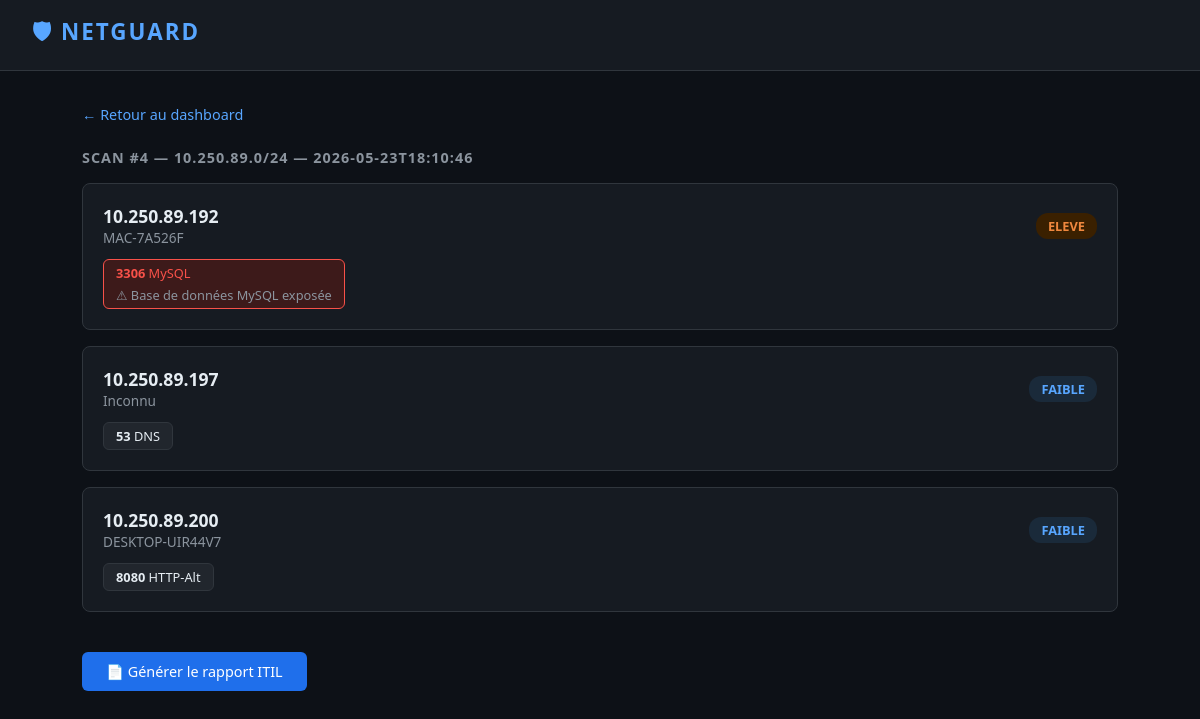
Screenshot of /scan/4 with the database file from the repository.
### tables this page shows
CREATE TABLE scans (
            id          INTEGER PRIMARY KEY AUTOINCREMENT,
            network     TEXT NOT NULL,
            scan_date   TEXT NOT NULL,
            total_hosts INTEGER DEFAULT 0,
            total_risks INTEGER DEFAULT 0
        );

CREATE TABLE hosts (
            id          INTEGER PRIMARY KEY AUTOINCREMENT,
            scan_id     INTEGER NOT NULL,
            ip          TEXT NOT NULL,
            hostname    TEXT,
            risk_level  TEXT,
            scan_time   TEXT,
            FOREIGN KEY (scan_id) REFERENCES scans(id)
        );

CREATE TABLE ports (
            id            INTEGER PRIMARY KEY AUTOINCREMENT,
            host_id       INTEGER NOT NULL,
            port          INTEGER NOT NULL,
            service       TEXT,
            dangerous     INTEGER DEFAULT 0,
            danger_reason TEXT,
            FOREIGN KEY (host_id) REFERENCES hosts(id)
        );

### app.py (the view)
@app.route("/scan/<int:scan_id>")
def scan_detail(scan_id):
    scan = get_scan_details(scan_id)
    return render_template("detail.html", scan=scan)

### database.py (called while the page is built)
def get_scan_details(scan_id: int) -> dict:
    conn = sqlite3.connect(DB_PATH)
    conn.row_factory = sqlite3.Row
    cursor = conn.cursor()
    cursor.execute("SELECT * FROM scans WHERE id = ?", (scan_id,))
    scan = dict(cursor.fetchone())
    cursor.execute("SELECT * FROM hosts WHERE scan_id = ?", (scan_id,))
    hosts = []
    for host_row in cursor.fetchall():
        host = dict(host_row)
        cursor.execute("SELECT * FROM ports WHERE host_id = ?", (host["id"],))
        host["ports"] = [dict(p) for p in cursor.fetchall()]
        hosts.append(host)
    scan["hosts"] = hosts
    conn.close()
    return scan

### templates/detail.html (shortened to what this page needs)
<!DOCTYPE html>
<html lang="fr">
<head>
</head>
<body>
    <header>
        <h1>🛡 NETGUARD</h1>
    </header>
    <div class="container">
        <a href="/" class="back">← Retour au dashboard</a>
        <h2>Scan #{{ scan.id }} — {{ scan.network }} — {{ scan.scan_date[:19] }}</h2>
        {% for host in scan.hosts %}
        <div class="host-card">
            <div class="host-header">
                <div>
                    <div class="host-ip">{{ host.ip }}</div>
                    <div class="host-name">{{ host.hostname }}</div>
                </div>
                <span class="badge {{ host.risk_level }}">{{ host.risk_level }}</span>
            </div>
            {% if host.ports %}
            <div class="ports">
                {% for port in host.ports %}
                <div class="port-tag {% if port.dangerous %}dangerous{% endif %}">
                    <span class="port-num">{{ port.port }}</span> {{ port.service }}
                    {% if port.dangerous %}<div class="danger-detail">⚠ {{ port.danger_reason }}</div>{% endif %}
                </div>
                {% endfor %}
            </div>
            {% else %}
            <div style="color:#8b949e;font-size:0.85rem;margin-top:8px">Aucun port ouvert détecté</div>
            {% endif %}
        </div>
        {% endfor %}
        <a href="/report/{{ scan.id }}" class="report-btn">📄 Générer le rapport ITIL</a>
    </div>
</body>
</html>

### templates/detail.html (style rules this page uses)
* { margin: 0; padding: 0; box-sizing: border-box; }
body { font-family: 'Segoe UI', sans-serif; background: #0d1117; color: #e6edf3; }
header { background: #161b22; border-bottom: 1px solid #30363d; padding: 16px 32px; display: flex; align-items: center; gap: 12px; }
header h1 { font-size: 1.4rem; color: #58a6ff; letter-spacing: 2px; }
.container { max-width: 1100px; margin: 0 auto; padding: 32px; }
.back { color: #58a6ff; text-decoration: none; font-size: 0.9rem; display: inline-block; margin-bottom: 24px; }
h2 { color: #8b949e; font-size: 0.9rem; text-transform: uppercase; letter-spacing: 1px; margin-bottom: 16px; }
.host-card { background: #161b22; border: 1px solid #30363d; border-radius: 8px; padding: 20px; margin-bottom: 16px; }
.host-header { display: flex; justify-content: space-between; align-items: center; margin-bottom: 12px; }
.host-ip { font-size: 1.1rem; font-weight: bold; color: #e6edf3; }
.host-name { color: #8b949e; font-size: 0.85rem; }
.badge { display: inline-block; padding: 4px 12px; border-radius: 12px; font-size: 0.8rem; font-weight: bold; }
.ELEVE { background: #3a2000; color: #f0883e; }
.FAIBLE { background: #1a2a3a; color: #58a6ff; }
.ports { display: flex; flex-wrap: wrap; gap: 8px; margin-top: 12px; }
.port-tag { padding: 4px 12px; border-radius: 6px; font-size: 0.8rem; background: #21262d; border: 1px solid #30363d; }
.port-tag.dangerous { background: #3d1a1a; border-color: #f85149; color: #f85149; }
.port-tag .port-num { font-weight: bold; }
.danger-detail { color: #8b949e; font-size: 0.8rem; margin-top: 4px; }
.report-btn { display: inline-block; margin-top: 24px; background: #1f6feb; color: white; padding: 10px 24px; border-radius: 6px; text-decoration: none; font-size: 0.9rem; }

### rows the page displays
scans: id "4", network "10.250.89.0/24", scan_date "2026-05-23T18:10:46"
hosts: ip "10.250.89.192", hostname "MAC-7A526F", risk_level "ELEVE"
ports: port "3306", service "MySQL", danger_reason "Base de données MySQL exposée"
hosts: ip "10.250.89.197", hostname "Inconnu", risk_level "FAIBLE"
ports: port "53", service "DNS"
hosts: ip "10.250.89.200", hostname "DESKTOP-UIR44V7", risk_level "FAIBLE"
ports: port "8080", service "HTTP-Alt"
